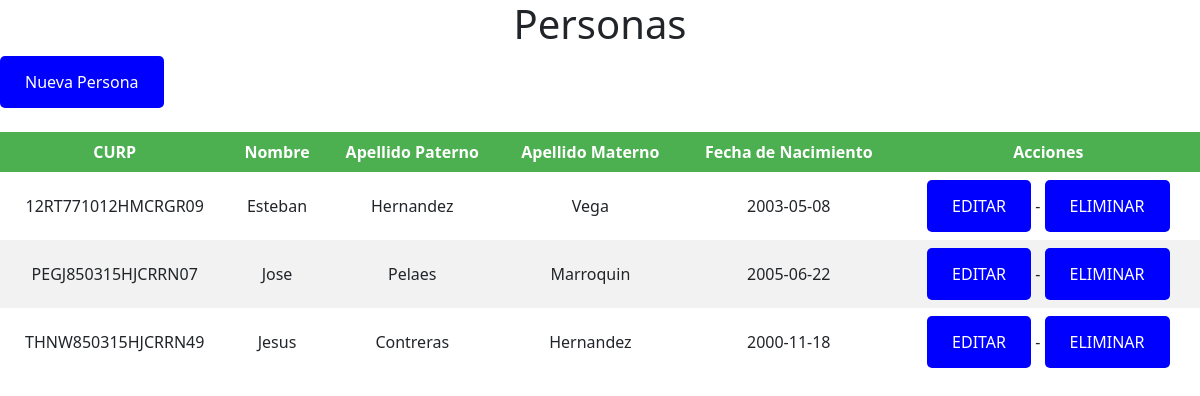
The page / on the database its author committed.
### tables this page shows
CREATE TABLE `persona` (
  `curp` varchar(20) NOT NULL,
  `nombre` varchar(50) NOT NULL,
  `apellidoPaterno` varchar(50) NOT NULL,
  `apellidoMaterno` varchar(50) NOT NULL,
  `fechaNac` date NOT NULL
);

### index.php (the view, shortened to what this page needs)
<!DOCTYPE html>
<html lang="en">
<head>
    <link rel="stylesheet" type="text/css" href="estilos.css">
    <link href="https://cdn.jsdelivr.net/npm/bootstrap@5.3.1/dist/css/bootstrap.min.css" rel="stylesheet">
</head>
<body>
    <?php
        include("conexion.php");
        $sql="select*from persona";
        $resultado=mysqli_query($conexion, $sql)
    ?>
    <h1>Personas</h1>
    <a href="agregar.php">Nueva Persona</a><br><br>
    <table>
        <thead>
            <tr>
                <th>CURP</th>
                <th>Nombre</th>
                <th>Apellido Paterno</th>
                <th>Apellido Materno</th>
                <th>Fecha de Nacimiento</th>
                <th>Acciones</th>
            </tr>
        </thead>
        <tbody>
            <?php
                while($filas=mysqli_fetch_assoc($resultado)){
            ?>
            <tr>
            <td><?php echo $filas ['curp'] ?></td>
            <td><?php echo $filas ['nombre'] ?></td>
            <td><?php echo $filas ['apellidoPaterno'] ?></td>
            <td><?php echo $filas ['apellidoMaterno'] ?></td>
            <td><?php echo $filas ['fechaNac'] ?></td>
            <td>
                <?php echo "<a href= 'editar.php?curp=".$filas['curp']."'>EDITAR</a>"; ?>
                -
                <?php echo "<a href= 'eliminar.php?curp=".$filas['curp']."'
                onclick='return confirmar()'>ELIMINAR</a>"; ?>
            </td>
            </tr>
        <?php
        }
        ?>
        </tbody>
    </table>
</body>
</html>

### estilos.css (style rules this page uses)
table { border-collapse: collapse; width: 100%; }
th,td { text-align: center; padding: 8px; }
tr:nth-child(even) { background-color: #f2f2f2 }
tr { text-align: center; }
th { background-color: #4CAF50; color: white; }
a:link, a:visited { background-color: blue; color: white; padding: 14px 25px; text-align: center; text-decoration: none; display: inline-block; border-radius: 5px; }
h1,h2,h3,h4 { text-align: center; }

### rows shown on the page
persona: curp "12RT771012HMCRGR09", nombre "Esteban", apellidoPaterno "Hernandez", apellidoMaterno "Vega", fechaNac "2003-05-08"
persona: curp "PEGJ850315HJCRRN07", nombre "Jose", apellidoPaterno "Pelaes", apellidoMaterno "Marroquin", fechaNac "2005-06-22"
persona: curp "THNW850315HJCRRN49", nombre "Jesus", apellidoPaterno "Contreras", apellidoMaterno "Hernandez", fechaNac "2000-11-18"
